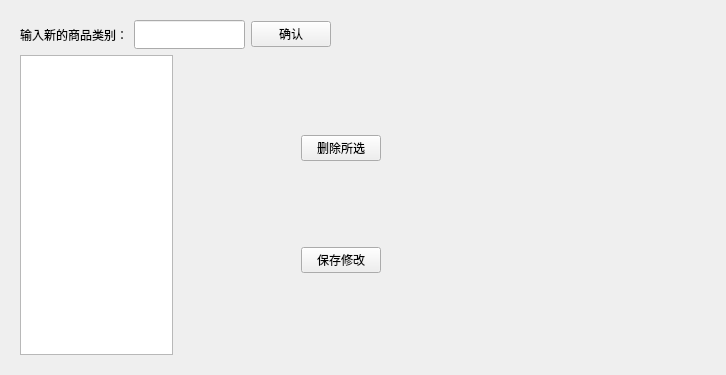
         <widget class="QWidget" name="gooskindman">
          <property name="sizePolicy">
           <sizepolicy hsizetype="Expanding" vsizetype="Expanding">
            <horstretch>0</horstretch>
            <verstretch>0</verstretch>
           </sizepolicy>
          </property>
          <layout class="QGridLayout" name="gridLayout_2" columnstretch="1,0">
           <item row="0" column="0">
            <widget class="QWidget" name="widget_8" native="true">
             <property name="enabled">
              <bool>true</bool>
             </property>
             <property name="sizePolicy">
              <sizepolicy hsizetype="Expanding" vsizetype="Expanding">
               <horstretch>0</horstretch>
               <verstretch>0</verstretch>
              </sizepolicy>
             </property>
             <property name="autoFillBackground">
              <bool>true</bool>
             </property>
             <layout class="QHBoxLayout" name="horizontalLayout_41">
              <item>
               <layout class="QVBoxLayout" name="verticalLayout_4">
                <item>
                 <layout class="QHBoxLayout" name="horizontalLayout_2">
                  <item>
                   <widget class="QLabel" name="label">
                    <property name="text">
                     <string>输入新的商品类别：</string>
                    </property>
                   </widget>
                  </item>
                  <item>
                   <widget class="QLineEdit" name="lineEdit_goodtype">
                    <property name="minimumSize">
                     <size>
                      <width>0</width>
                      <height>29</height>
                     </size>
                    </property>
                    <property name="maximumSize">
                     <size>
                      <width>171</width>
                      <height>16777215</height>
                     </size>
                    </property>
                   </widget>
                  </item>
                  <item>
                   <widget class="QPushButton" name="btnadd_goodtype">
                    <property name="maximumSize">
                     <size>
                      <width>93</width>
                      <height>16777215</height>
                     </size>
                    </property>
                    <property name="text">
                     <string>确认</string>
                    </property>
                   </widget>
                  </item>
                  <item>
                   <spacer name="horizontalSpacer">
                    <property name="orientation">
                     <enum>Qt::Horizontal</enum>
                    </property>
                    <property name="sizeHint" stdset="0">
                     <size>
                      <width>40</width>
                      <height>20</height>
                     </size>
                    </property>
                   </spacer>
                  </item>
                 </layout>
                </item>
                <item>
                 <layout class="QHBoxLayout" name="horizontalLayout_40" stretch="10,8,4,4">
                  <item>
                   <widget class="QTableView" name="tableGoodstype">
                    <property name="minimumSize">
                     <size>
                      <width>50</width>
                      <height>300</height>
                     </size>
                    </property>
                    <property name="maximumSize">
                     <size>
                      <width>100000</width>
                      <height>10000000</height>
                     </size>
                    </property>
                    <property name="textElideMode">
                     <enum>Qt::ElideMiddle</enum>
                    </property>
                   </widget>
                  </item>
                  <item>
                   <spacer name="horizontalSpacer_3">
                    <property name="orientation">
                     <enum>Qt::Horizontal</enum>
                    </property>
                    <property name="sizeHint" stdset="0">
                     <size>
                      <width>40</width>
                      <height>20</height>
                     </size>
                    </property>
                   </spacer>
                  </item>
                  <item>
                   <layout class="QVBoxLayout" name="verticalLayout_3">
                    <item>
                     <widget class="QPushButton" name="btndelete_goodtype">
                      <property name="text">
                       <string>删除所选</string>
                      </property>
                     </widget>
                    </item>
                    <item>
                     <widget class="QPushButton" name="btnupdate_goodtype">
                      <property name="text">
                       <string>保存修改</string>
                      </property>
                     </widget>
                    </item>
                   </layout>
                  </item>
                  <item>
                   <spacer name="horizontalSpacer_4">
                    <property name="orientation">
                     <enum>Qt::Horizontal</enum>
                    </property>
                    <property name="sizeHint" stdset="0">
                     <size>
                      <width>40</width>
                      <height>20</height>
                     </size>
                    </property>
                   </spacer>
                  </item>
                 </layout>
                </item>
               </layout>
              </item>
              <item>
               <spacer name="horizontalSpacer_5">
                <property name="orientation">
                 <enum>Qt::Horizontal</enum>
                </property>
                <property name="sizeHint" stdset="0">
                 <size>
                  <width>184</width>
                  <height>20</height>
                 </size>
                </property>
               </spacer>
              </item>
             </layout>
            </widget>
           </item>
           <item row="0" column="1">
            <spacer name="horizontalSpacer_2">
             <property name="orientation">
              <enum>Qt::Horizontal</enum>
             </property>
             <property name="sizeHint" stdset="0">
              <size>
               <width>80</width>
               <height>20</height>
              </size>
             </property>
            </spacer>
           </item>
          </layout>
         </widget>
